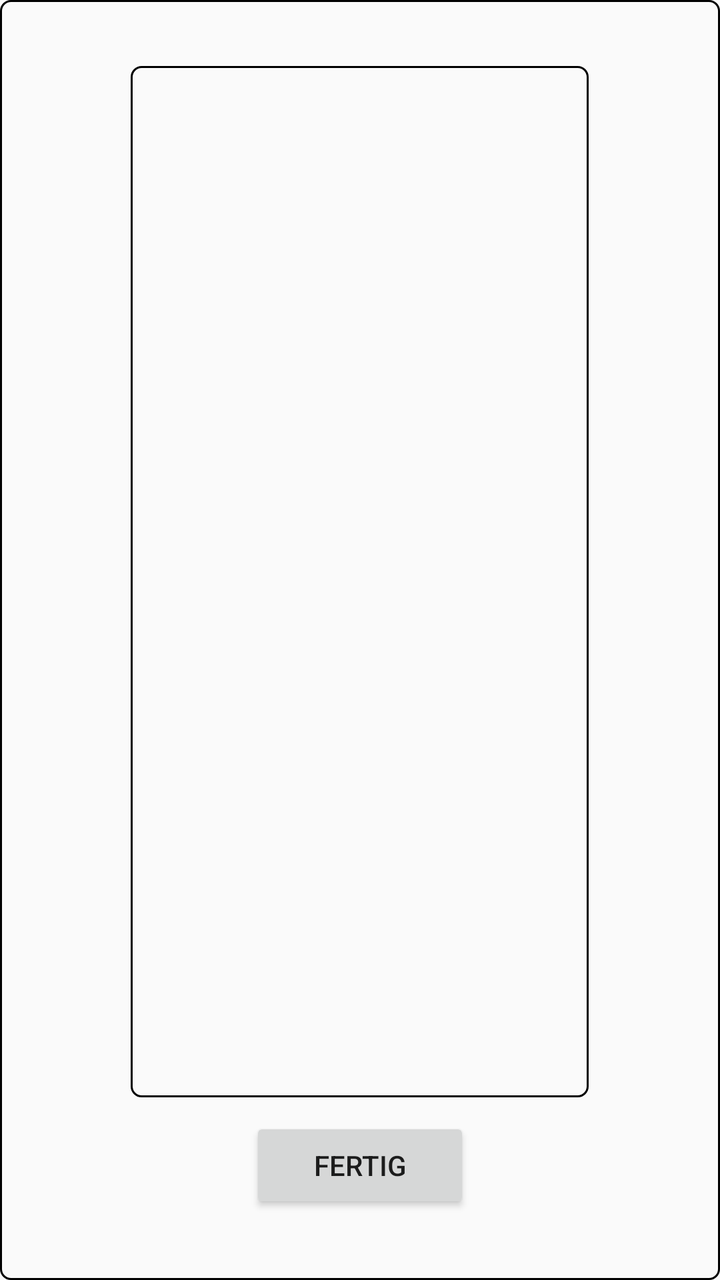
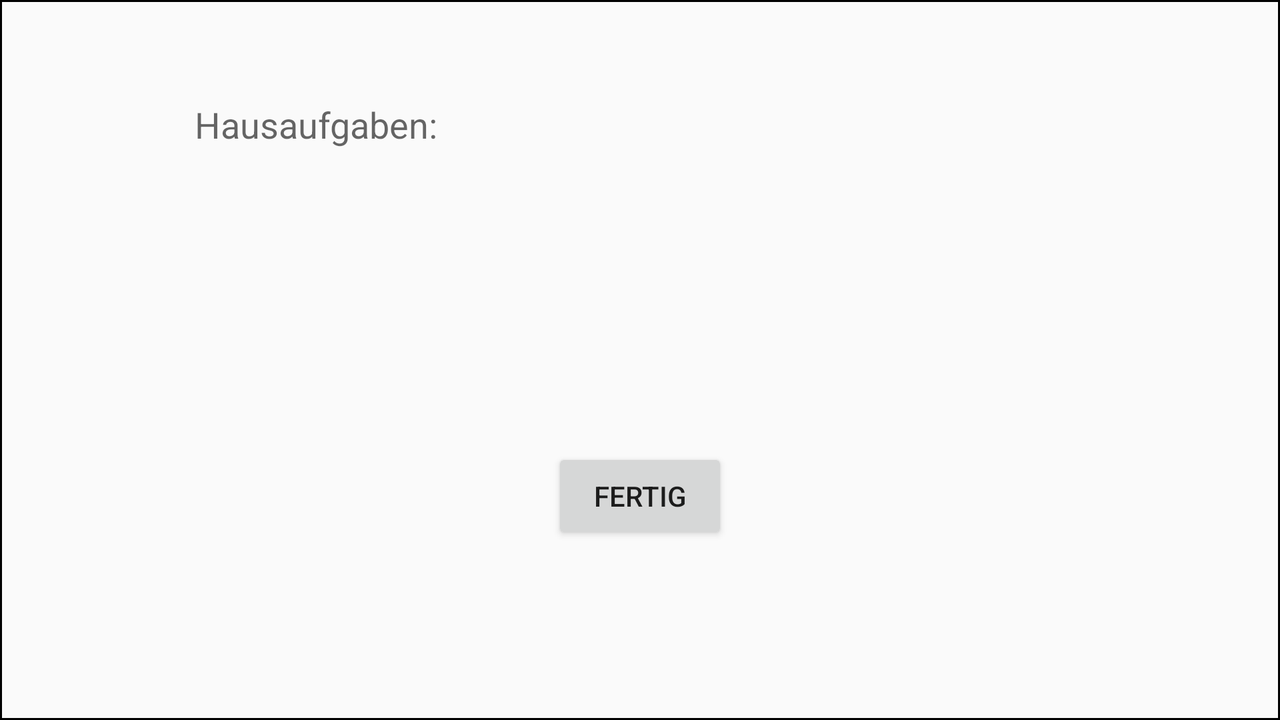

Compare how this app lays out the same screen by default and in its alternative resource folder. The renders come first, then the two layout files and the values they reference.
<!-- AndroidManifest.xml: activity theme AppTheme.TeacherTheme -->
<!-- res/layout/activity_teacher.xml -->
<?xml version="1.0" encoding="utf-8"?>
<LinearLayout xmlns:android="http://schemas.android.com/apk/res/android"
    android:orientation="vertical"
    android:layout_width="match_parent"
    android:layout_height="match_parent"
    android:background="@drawable/recboarder"
    android:weightSum="1"
    android:gravity="center">

    <Space
        android:layout_width="match_parent"
        android:layout_height="10dp" />

    <EditText
        android:padding="10dp"
        android:layout_width="229dp"
        android:layout_height="100dp"
        android:background="@drawable/roundcorners"
        android:id="@+id/teacher_editText"
        android:layout_weight="0.9"
        android:gravity="top" />
    <Space
        android:layout_width="match_parent"
        android:layout_height="10dp" />
    <Button
        android:layout_width="110dp"
        android:layout_height="wrap_content"
        android:text="@string/finish"
        android:id="@+id/finish_button"
        android:onClick="finishButtonPress"/>

    <Space
        android:layout_width="match_parent"
        android:layout_height="10dp" />

</LinearLayout>
<!-- resources referenced by this layout -->
<resources>
  <!-- drawable recboarder (drawable) -->
  <?xml version="1.0" encoding="utf-8"?>
  <shape xmlns:android="http://schemas.android.com/apk/res/android"
      android:shape="rectangle">
      <corners android:radius="5dp" />
  
      <stroke android:width="1dip"
          android:color="#ff000000"/>
  </shape>
  <!-- drawable roundcorners (drawable) -->
  <?xml version="1.0" encoding="utf-8"?>
  <shape xmlns:android="http://schemas.android.com/apk/res/android"
      android:shape="rectangle">
      <corners android:radius="5dp" />
      <solid android:color="@color/SuperLight_Blue" />
  
      <stroke android:width="1dip"
          android:color="#ff000000"/>
  </shape>
  <string name="finish">Fertig</string>
  <style name="AppTheme.TeacherTheme">
          <item name="android:windowIsTranslucent">true</item>
          <item name="android:windowCloseOnTouchOutside">false</item>
      </style>
</resources>
<!-- res/layout-land/activity_teacher.xml (the author's variant of the layout above) -->
<!-- drawn on the phone turned sideways -->
<?xml version="1.0" encoding="utf-8"?>
<LinearLayout xmlns:android="http://schemas.android.com/apk/res/android"
    android:orientation="vertical"
    android:layout_width="match_parent"
    android:layout_height="match_parent"
    android:background="@drawable/border"
    android:gravity="center_horizontal">

    <Space
        android:layout_width="match_parent"
        android:layout_height="50dp" />
    <EditText
        android:layout_width="445dp"
        android:layout_height="164dp"
        android:background="@color/Grey"
        android:hint="@string/homework_label"
        android:gravity="top" />
    <Space
        android:layout_width="match_parent"
        android:layout_height="10dp" />
    <Button
        android:layout_width="wrap_content"
        android:layout_height="wrap_content"
        android:text="@string/finish"
        android:id="@+id/finish_button"
        android:onClick="finishButtonPress"/>
</LinearLayout>
<!-- resources referenced by the variant -->
<!-- as the phone turned sideways resolves them -->
<resources>
  <!-- drawable border (drawable) -->
  <?xml version="1.0" encoding="utf-8"?>
  <shape xmlns:android="http://schemas.android.com/apk/res/android"
      android:shape="rectangle" >
          <stroke android:width="1dip"
              android:color="#ff000000"/>
  </shape>
  <string name="finish">Fertig</string>
  <string name="homework_label">Hausaufgaben:</string>
  <style name="AppTheme.TeacherTheme">
          <item name="android:windowIsTranslucent">true</item>
          <item name="android:windowCloseOnTouchOutside">false</item>
      </style>
</resources>
